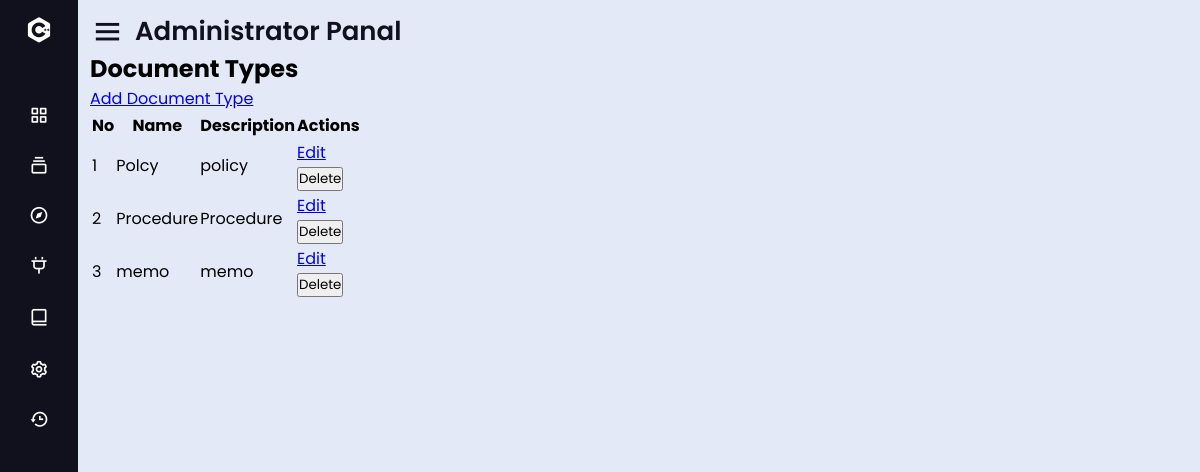
Screenshot of /docType with the database file from the repository.
### tables this page shows
CREATE TABLE docType(
    id INTEGER PRIMARY KEY AUTOINCREMENT,
    name TEXT NOT NULL UNIQUE,
    description TEXT NOT NULL
);

### lib/post.py (the view)
@bp.route('/docType')
def docType():
    db = get_db()
    docTypes = db.execute(
        'SELECT id, name, description FROM docType ORDER BY name'
    ).fetchall()
    return render_template('admin/docTypes.html', docTypes=docTypes)

### lib/auth.py (called while the page is built)
@bp.before_app_request
def load_logged_in_user():
    user_id = session.get('user_id')
    if user_id is None:
        g.user = None
    else:
        g.user = get_db().execute(
            'SELECT * FROM user WHERE id = ?', (user_id,)
        ).fetchone()

### lib/db.py (called while the page is built)
def get_db():
    if 'db' not in g:
        g.db = sqlite3.connect(
            current_app.config['DATABASE'],
            detect_types=sqlite3.PARSE_DECLTYPES
        )
        g.db.row_factory = sqlite3.Row
    return g.db

### lib/templates/admin/docTypes.html
{% extends 'admin/layout.html' %}
{% block content %}
  <h1>Document Types</h1>
  <p><a href="{{ url_for('post.add_doc_type') }}">Add Document Type</a></p>
  <table>
    <thead>
      <tr>
        <th>No</th>
        <th>Name</th>
        <th>Description</th>
        <th>Actions</th>
      </tr>
    </thead>
    <tbody>
      {% for docType in docTypes %}
        <tr>
          <td>{{ loop.index }}</td>
          <td>{{ docType.name }}</td>
          <td>{{ docType.description }}</td>
          <td>
            <a href="{{ url_for('post.edit_doc_type', doc_type_id=docType['id']) }}">Edit</a>
            <form action="{{ url_for('post.delete_doc_type', doc_type_id=docType['id']) }}" method="post">
              <input type="submit" value="Delete" onclick="return confirm('Are you sure you want to delete this document type?');">
            </form>
          </td>
        </tr>
      {% endfor %}
    </tbody>
  </table>
{% endblock %}

### rows the page displays
docType: name "Polcy", description "policy"
docType: name "Procedure", description "Procedure"
docType: name "memo", description "memo"
